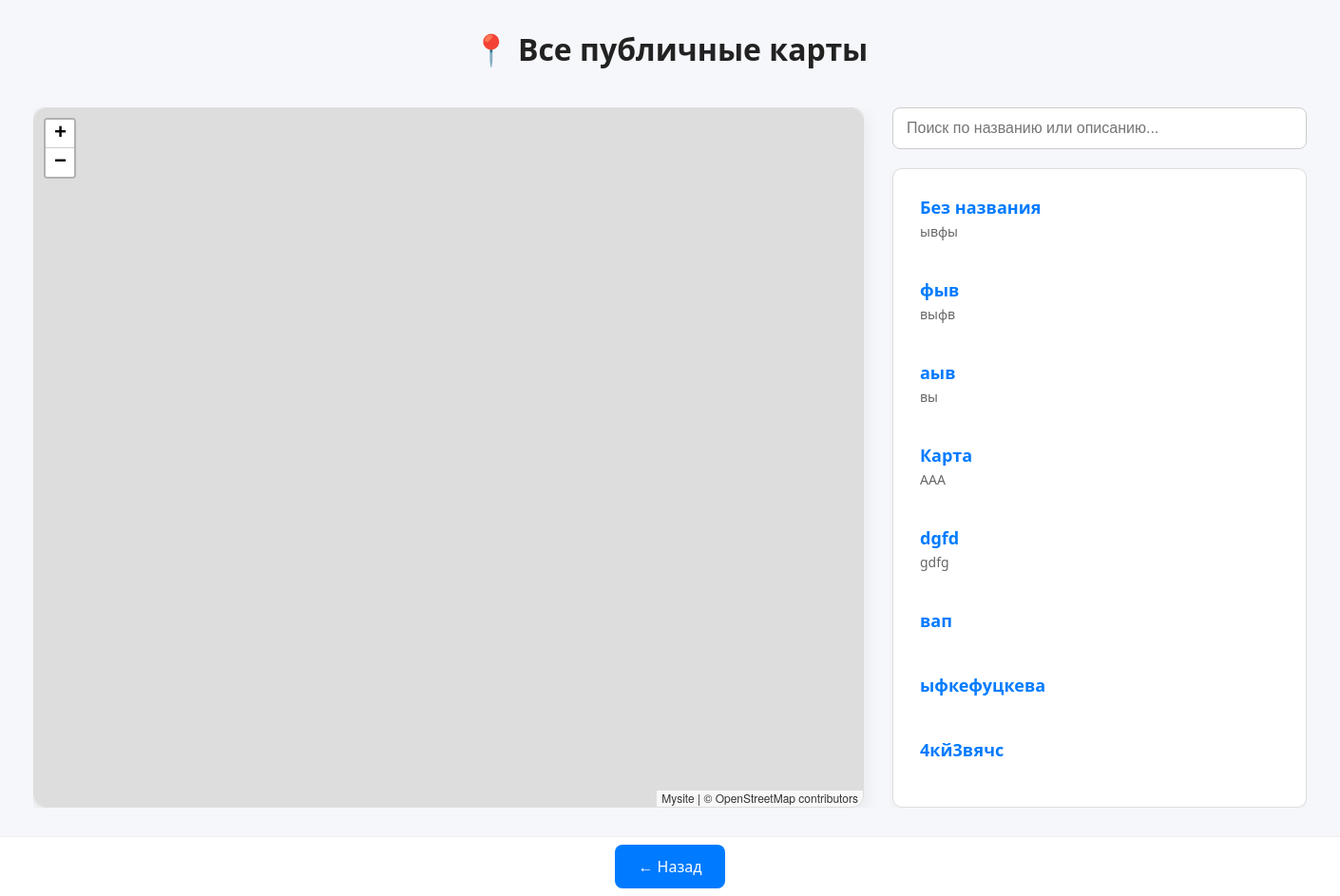
/all_maps/ (signed in), run on the app's committed database.
### myapp/models.py (models this page shows, shortened)
class MapImage(models.Model):
    PROPERTY_CHOICES = [
        ('private', 'Личная'),
        ('public', 'Публичная'),
    ]
    author = models.ForeignKey(User, on_delete=models.CASCADE)
    visibility = models.CharField(
        max_length=10,
        choices=PROPERTY_CHOICES,
        default='private',
        verbose_name="Приватность"
    )
    title = models.CharField(max_length=255, default='Без названия', verbose_name="Название карты")
    description = models.TextField( blank=True, verbose_name="Описание")
    image = models.ImageField(upload_to='maps/', verbose_name="Файл карты")
    nw_lat = models.FloatField()  # Северо-западная широта
    nw_lng = models.FloatField()  # Северо-западная долгота
    ne_lat = models.FloatField()  # Северо-восточная широта
    ne_lng = models.FloatField()  # Северо-восточная долгота
    sw_lat = models.FloatField()  # Юго-западная широта
    sw_lng = models.FloatField()  # Юго-западная долгота
    @property
    def center_lat(self):
        return (self.nw_lat + self.sw_lat) / 2
    @property
    def center_lng(self):
        return (self.nw_lng + self.ne_lng) / 2
    class Meta:
        verbose_name = "Image Map"
        verbose_name_plural = "Image Maps"

### myapp/views.py (the view)
# urls.py: path('all_maps/', views.all_maps, name='all_maps')
@login_required
def all_maps(request):
    maps = MapImage.objects.filter(visibility="public")
    referer = request.META.get('HTTP_REFERER', reverse('map_view'))
    return render(request, 'all_map_view.html', {'maps': maps, 'back_url': referer})

### templates/all_map_view.html (shortened to what this page needs)
<!DOCTYPE html>
<html lang="ru">
<head>
  {% load static %}
  <link rel="stylesheet" href="https://unpkg.com/leaflet/dist/leaflet.css" />
  <link rel="stylesheet" href="https://unpkg.com/leaflet/dist/leaflet.css" />
</head>
<body>
<h1>📍 Все публичные карты</h1>
  <div class="container">
    <div class="map-container">
      <div class="map-wrapper">
        <div id="map"></div>
      </div>
      <div class="sidebar">
        <div class="search-box">
          <input type="text" id="searchInput" placeholder="Поиск по названию или описанию...">
        </div>
        <div class="map-results" id="mapResults">
          {% for m in maps %}
            <div class="map-result"
                 id="result-{{ m.id }}"
                 data-id="{{ m.id }}"
                 data-title="{{ m.title|lower }}"
                 data-description="{{ m.description|default:''|lower }}"
                 data-center-lat="{{ m.center_lat }}"
                 data-center-lng="{{ m.center_lng }}">
              <a href="{% url 'map_detail' m.id %}">{{ m.title }}</a>
              <small>{{ m.description }}</small>
            </div>
          {% endfor %}
        </div>
      </div>
    </div>
  </div>
  <div class="footer-buttons">
    <a href="{% url 'main' %}">← Назад</a>
  </div>
</body>
</html>

### templates/all_map_view.html (style rules this page uses)
* { box-sizing: border-box; }
html, body { height: 100%; margin: 0; }
body { display: flex; flex-direction: column; height: 100vh; font-family: 'Segoe UI', Tahoma, Geneva, Verdana, sans-serif; background: #f5f7fa; color: #333; overflow: hidden; }
h1 { flex: 0 0 auto; margin: 0; text-align: center; font-size: 32px; font-weight: bold; padding: 30px 0 10px; color: #222; }
.container { flex: 1 1 auto; width: 1400px; margin: 0 auto; padding: 30px; display: flex; flex-direction: column; gap: 30px; overflow: hidden; }
.map-container { flex: 1 1 auto; display: flex; gap: 30px; min-height: 0; overflow: hidden; }
.map-wrapper { flex: 2; border-radius: 12px; box-shadow: 0 6px 20px rgba(0, 0, 0, 0.08); border: 1px solid #ddd; overflow: hidden; }
#map { width: 100%; height: 100%; min-height: 400px; border-radius: 12px; }
.sidebar { flex: 1; display: flex; flex-direction: column; min-height: 0; }
.search-box input { width: 100%; padding: 12px 14px; font-size: 16px; border-radius: 8px; border: 1px solid #ccc; margin-bottom: 20px; outline: none; transition: border-color 0.2s; }
.map-results { flex-grow: 1; overflow-y: auto; border: 1px solid #ddd; padding: 16px; background: #fff; border-radius: 10px; box-shadow: 0 2px 6px rgba(0, 0, 0, 0.04); min-height: 0; }
.map-result { margin-bottom: 16px; padding: 12px; border-radius: 8px; transition: background-color 0.1s ease; }
.map-result a { font-size: 18px; font-weight: 600; color: #007bff; text-decoration: none; }
.map-result small { font-size: 14px; color: #666; display: block; margin-top: 4px; }
.footer-buttons { flex: 0 0 auto; text-align: center; padding: 20px; background: #fff; border-top: 1px solid #eee; }
.footer-buttons a { padding: 12px 24px; background: #007BFF; color: white; text-decoration: none; border-radius: 8px; font-size: 16px; transition: background 0.2s ease; }

### data on the page
MapImage: title "Без названия", description "ывфы"
MapImage: title "фыв", description "выфв"
MapImage: title "аыв", description "вы"
MapImage: title "Карта", description "ААА"
MapImage: title "dgfd", description "gdfg"
MapImage: title "вап"
MapImage: title "ыфкефуцкева"
MapImage: title "4кй3вячс"
